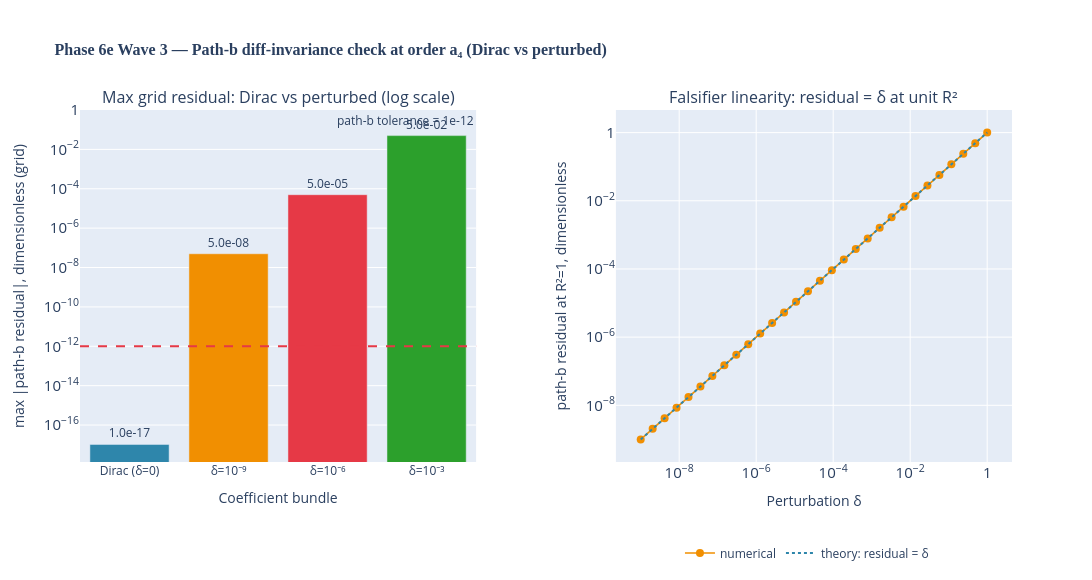

Notebook code cell kept with this figure:
### Markdown cell above
## 8. Figure: order-by-order path-(b) check

### Code cell
from src.core.visualizations import fig_diff_invariance_order_check
fig = fig_diff_invariance_order_check()
fig.show()

### Figure 1 — Plotly figure (JSON) as saved in the notebook; plotly's stock layout.template omitted (floating-point values rounded to 4 significant figures)
{"data": [{"hovertemplate": "%{x}<br>max |residual| = %{y:.2e}<extra></extra>", "marker": {"color": ["#2E86AB", "#F18F01", "#E63946", "#2ca02c"]}, "showlegend": false, "text": ["1.0e-17", "5.0e-08", "5.0e-05", "5.0e-02"], "textposition": "outside", "type": "bar", "x": ["Dirac (δ=0)", "δ=10⁻⁹", "δ=10⁻⁶", "δ=10⁻³"], "xaxis": "x", "y": [1.041e-17, 5e-08, 5e-05, 0.05], "yaxis": "y"}, {"hovertemplate": "δ = %{x:.2e}<br>residual = %{y:.2e}<extra></extra>", "line": {"color": "#F18F01", "width": 1.5}, "marker": {"color": "#F18F01", "size": 8}, "mode": "markers+lines", "name": "numerical", "type": "scatter", "x": [1e-09, 2.043e-09, 4.175e-09, 8.532e-09, 1.743e-08, 3.562e-08, 7.279e-08, 1.487e-07, 3.039e-07, 6.21e-07, 1.269e-06, 2.593e-06, 5.298e-06, 1.083e-05, 2.212e-05, 4.52e-05, 9.237e-05, 0.0001887, 0.0003857, 0.000788, 0.00161, 0.00329, 0.006723, 0.01374, 0.02807, 0.05736, 0.1172, 0.2395, 0.4894, 1.0], "xaxis": "x2", "y": [1e-09, 2.043e-09, 4.175e-09, 8.532e-09, 1.743e-08, 3.562e-08, 7.279e-08, 1.487e-07, 3.039e-07, 6.21e-07, 1.269e-06, 2.593e-06, 5.298e-06, 1.083e-05, 2.212e-05, 4.52e-05, 9.237e-05, 0.0001887, 0.0003857, 0.000788, 0.00161, 0.00329, 0.006723, 0.01374, 0.02807, 0.05736, 0.1172, 0.2395, 0.4894, 1.0], "yaxis": "y2"}, {"hoverinfo": "skip", "line": {"color": "#2E86AB", "dash": "dot", "width": 2}, "mode": "lines", "name": "theory: residual = δ", "type": "scatter", "x": [1e-09, 2.043e-09, 4.175e-09, 8.532e-09, 1.743e-08, 3.562e-08, 7.279e-08, 1.487e-07, 3.039e-07, 6.21e-07, 1.269e-06, 2.593e-06, 5.298e-06, 1.083e-05, 2.212e-05, 4.52e-05, 9.237e-05, 0.0001887, 0.0003857, 0.000788, 0.00161, 0.00329, 0.006723, 0.01374, 0.02807, 0.05736, 0.1172, 0.2395, 0.4894, 1.0], "xaxis": "x2", "y": [1e-09, 2.043e-09, 4.175e-09, 8.532e-09, 1.743e-08, 3.562e-08, 7.279e-08, 1.487e-07, 3.039e-07, 6.21e-07, 1.269e-06, 2.593e-06, 5.298e-06, 1.083e-05, 2.212e-05, 4.52e-05, 9.237e-05, 0.0001887, 0.0003857, 0.000788, 0.00161, 0.00329, 0.006723, 0.01374, 0.02807, 0.05736, 0.1172, 0.2395, 0.4894, 1.0], "yaxis": "y2"}], "layout": {"annotations": [{"font": {"size": 16}, "showarrow": false, "text": "Max grid residual: Dirac vs perturbed (log scale)", "x": 0.2125, "xanchor": "center", "xref": "paper", "y": 1.0, "yanchor": "bottom", "yref": "paper"}, {"font": {"size": 16}, "showarrow": false, "text": "Falsifier linearity: residual = δ at unit R²", "x": 0.7875, "xanchor": "center", "xref": "paper", "y": 1.0, "yanchor": "bottom", "yref": "paper"}, {"showarrow": false, "text": "path-b tolerance = 1e-12", "x": 1, "xanchor": "right", "xref": "x domain", "y": 1e-12, "yanchor": "top", "yref": "y"}], "height": 580, "legend": {"orientation": "h", "x": 0.78, "xanchor": "center", "y": -0.3, "yanchor": "bottom"}, "margin": {"b": 110, "t": 110}, "shapes": [{"line": {"color": "#E63946", "dash": "dash", "width": 2}, "type": "line", "x0": 0, "x1": 1, "xref": "x domain", "y0": 1e-12, "y1": 1e-12, "yref": "y"}], "showlegend": true, "title": {"font": {"family": "CMU Serif, Computer Modern, Times New Roman, serif", "size": 16}, "text": "<b>Phase 6e Wave 3 — Path-b diff-invariance check at order a₄ (Dirac vs perturbed)</b>"}, "width": 1400, "xaxis": {"anchor": "y", "automargin": true, "domain": [0.0, 0.425], "tickangle": 0, "title": {"text": "Coefficient bundle"}}, "xaxis2": {"anchor": "y2", "domain": [0.575, 1.0], "exponentformat": "power", "title": {"text": "Perturbation δ"}, "type": "log"}, "yaxis": {"anchor": "x", "domain": [0.0, 1.0], "exponentformat": "power", "title": {"text": "max |path-b residual|, dimensionless (grid)"}, "type": "log"}, "yaxis2": {"anchor": "x2", "domain": [0.0, 1.0], "exponentformat": "power", "title": {"text": "path-b residual at R²=1, dimensionless"}, "type": "log"}}}
